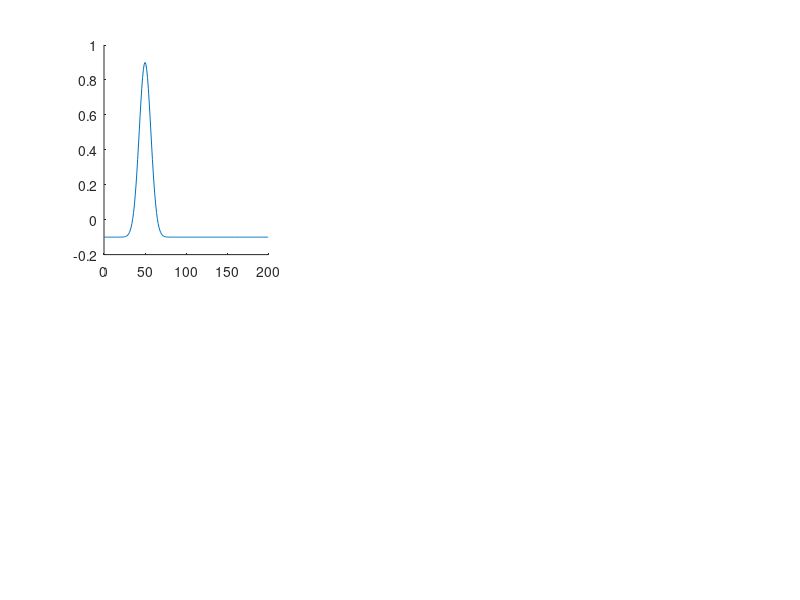

MATLAB code to generate this figure: (Note: this script raises an error after producing the figure.)




%%%%%%%%%%%%%%%%%%%%%%%%%%%%%%%%%%%%%%%% Neural Networks -  4 %%%%%%%%%%%%%%%%%%%%%%%%%%%%%%%%%%%%%%


clear;
clc;





%%   QUESTION 1   %%




%%%%%%%%%%%%%%%%%%%%%%%%%%%%%%%%%%%%%%%% setteing the neurons %%%%%%%%%%%%%%%%%%%%%%%%%%%%%%%%%%%%%%%%



% setting some variables:
neurons_num = 200;
W = zeros(neurons_num);
sigma1 = 10;


% the W's matrix (setting the synapses strengths and directions between each pair of neurons and neurons to themselves):
for i = 1:size(W,1)
    for j = 1:size(W,2)
        Di_j = min(abs(j-i), neurons_num - abs(j-i));
        W(i,j) = exp(-((Di_j^2)/(sigma1^2)))-0.1;
    end
end


% choosing one neuron for all demonstrations:
the_neuron = 100;


% 3 neurons for the upcoming demonstration (including "the_neuron"):
some_neurons  = [(the_neuron-50),the_neuron,(the_neuron+50)];


% plotting the synaptic weights (W) vs. the distance from a neuron:
figure('Units','normalized','position',[0 0 1 1]);
hold on;
subplot(2,3,1);
hold on;
plot((0:neurons_num),[W(200,some_neurons(1));W(:,some_neurons(1))]);
plot(0:neurons_num,zeros(neurons_num+1,1),LineStyle="--", Color='r');
xlabel('Neuron Number');
ylabel('Synaptic Weight [W]');
title({['Synaptic Weights [W] of neuron number ' num2str(some_neurons(1))]; '\rm considering the neuron numbers'});
subplot(2,3,2);
hold on;
plot((0:neurons_num),[W(200,some_neurons(2));W(:,some_neurons(2))], Color='g');
plot(0:neurons_num,zeros(neurons_num+1,1),LineStyle="--", Color='r');
xlabel('Neuron Number');
ylabel('Synaptic Weight [W]');
title({['Synaptic Weights [W] of neuron number ' num2str(some_neurons(2))]; '\rm considering the neuron numbers'});
subplot(2,3,3);
hold on;
plot((0:neurons_num),[W(200,some_neurons(3));W(:,some_neurons(3))], Color='m');
plot(0:neurons_num,zeros(neurons_num+1,1),LineStyle="--", Color='r');
xlabel('Neuron Number');
ylabel('Synaptic Weight [W]');
title({['Synaptic Weights [W] of neuron number ' num2str(some_neurons(3))]; '\rm considering the neuron numbers'});
subplot(2,3,4);
hold on;
plot((0:neurons_num)-some_neurons(1),[W(200,some_neurons(1));W(:,some_neurons(1))]);
plot((0:neurons_num)-some_neurons(1),zeros(neurons_num+1,1),LineStyle="--", Color='r');
xlabel('the Distance from the neuron');
ylabel('Synaptic Weight [W]');
title({['Synaptic Weights [W] of neuron number ' num2str(some_neurons(1))]; '\rm by the distance of neurons from this neuron'});
subplot(2,3,5);
hold on;
plot((0:neurons_num)-some_neurons(2),[W(200,some_neurons(2));W(:,some_neurons(2))], Color='g');
plot((0:neurons_num)-some_neurons(2),zeros(neurons_num+1,1),LineStyle="--", Color='r');
xlabel('Distance from the neuron');
ylabel('Synaptic Weight [W]');
title({['Synaptic Weights [W] of neuron number ' num2str(some_neurons(2))]; '\rm by the distance of neurons from this neuron'});
subplot(2,3,6);
hold on;
plot((0:neurons_num)-some_neurons(3),[W(200,some_neurons(3));W(:,some_neurons(3))], Color='m');
plot((0:neurons_num)-some_neurons(3),zeros(neurons_num+1,1),LineStyle="--", Color='r');
xlabel('Distance from the neuron');
ylabel('Synaptic Weight [W]');
title({['Synaptic Weights [W] of neuron number ' num2str(some_neurons(3))]; '\rm by the distance of neurons from this neuron'});
sgtitle({'\fontsize{14} \bf Synaptic Weights (W) vs. the Distance from a Neuron', '\fontsize{12} \rm 3 examples of chosen neurons', 'from 200 neurons affecting each other in a ring structure',''});
hold off;


% things related to time in [sec]:
Tau = 10;  
dt = 0.1;
Time = 0:dt:100;


% initial injected current to the chosen neuron in [nA]:
I_intensity = 50;
I_inj = zeros(neurons_num,length(Time));
I_inj(the_neuron, 1:11) = I_intensity;




%%%%%%%%%%%%%%%%%%%%%%%%%%%%%%%%%%%%% setteing the initial random conditions %%%%%%%%%%%%%%%%%%%%%%%%%%%%%%%%%%%%%



% initial random rates of neurons in [Hz]:
m = randperm(neurons_num);
n = 0.025:0.025:5;
rate = zeros(neurons_num,length(Time));
for k = 1:neurons_num
    rate(k,1) = n(m(k));
end


% normalizing the rates: 
rate(:,1) = rate(:,1)/max(rate(:,1));
R = rate(:,1);




%%%%%%%%%%%%%%%%%%%%%%%%%%%%%%%%% the calculation and representation of the results %%%%%%%%%%%%%%%%%%%%%%%%%%%%%%%%%



% the "rate" step (using the subplus function):
figure('Units','normalized','position',[0 0 1 1]);
vidfile = VideoWriter('center_neurons.avi');
open(vidfile);
for i = 1:(length(Time))
    % a movie of the model:
    plot((0:neurons_num),[R(200);R]);
    xlabel('Neuron Number');
    ylabel({'Rate (norm)'; '[Rate in the time mentioned [Hz]/the maximum value from all neurons Rates in that point in time]'});
    title({'\fontsize{14} Rate vs. Time', '\fontsize{12} \rm of 200 neurons affecting each other in a ring structure', 'starting with different random firing rates', ['\fontsize{12} \rm while neuron number ' num2str(the_neuron) ' gets a current of a current of ' num2str(I_inj(the_neuron, 1)) 'nA  for ' num2str(10*dt) 'sec at the beginning'], ['\bf Time = ' num2str(floor((i-1)*dt)) ' sec']});
    pause(0.05);
    frame = getframe(gcf);
    writeVideo(vidfile, frame);
    % rate step:
    R = R + dt*(1/Tau)*(-R + subplus(I_inj(:,i) + W*R));
    % normalizing:
    R = R/max(R);      
    rate(:,i+1) = R;
end
close(vidfile);
hold off;


% fixing the rate:
rate = rate(:,1:(size(rate,2)-1));


% plotting the activity of the chosen neuron VS time:
figure('Units','normalized','position',[0 0 1 1]);
hold on;
plot(Time,rate(the_neuron,:));
xlabel('Time [sec]');
ylabel({'Rate (norm)'; '[Rate in the time mentioned [Hz]/the maximum value from all neurons Rates in that point in time]'});
title({'\fontsize{14} Rate vs. Time', ['\fontsize{12} \rm of neuron number ' num2str(the_neuron)], 'who is the only one (from 200 neurons in a ring model, starting with random firing rates)', ['that got a current of ' num2str(I_inj(the_neuron, 1)) 'nA  for ' num2str(10*dt) 'sec at the beginning']});
hold off;





%%   QUESTION 2 (A) - creating a ring with a diversion to the left  %%




%%%%%%%%%%%%%%%%%%%%%%%%%%%%%%%%%%%%%%%% setteing the neurons %%%%%%%%%%%%%%%%%%%%%%%%%%%%%%%%%%%%%%%%



% setting some variables:
W_l = zeros(neurons_num);


% the W's matrix (setting the synapses strengths and directions between each pair of neurons and neurons to themselves):
for i = 1:size(W_l,1)
    for j = 1:size(W_l,2)
        Di_j = min(abs((j-2)-i), neurons_num - abs((j-2)-i));
        W_l(i,j) = exp(-((Di_j^2)/(sigma1^2)))-0.1;
    end
end


% plotting the synaptic weights (W) vs. the distance from a neuron:
figure('Units','normalized','position',[0 0 1 1]);
hold on;
subplot(2,3,1);
hold on;
plot((0:neurons_num),[W_l(200,some_neurons(1));W_l(:,some_neurons(1))]);
plot(0:neurons_num,zeros(neurons_num+1,1),LineStyle="--", Color='r');
xlabel('Neuron Number');
ylabel('Synaptic Weight [W]');
title({['Synaptic Weights [W] of neuron number ' num2str(some_neurons(1))]; '\rm considering the neuron numbers'});
subplot(2,3,2);
hold on;
plot((0:neurons_num),[W_l(200,some_neurons(2));W_l(:,some_neurons(2))], Color='g');
plot(0:neurons_num,zeros(neurons_num+1,1),LineStyle="--", Color='r');
xlabel('Neuron Number');
ylabel('Synaptic Weight [W]');
title({['Synaptic Weights [W] of neuron number ' num2str(some_neurons(2))]; '\rm considering the neuron numbers'});
subplot(2,3,3);
hold on;
plot((0:neurons_num),[W_l(200,some_neurons(3));W_l(:,some_neurons(3))], Color='m');
plot(0:neurons_num,zeros(neurons_num+1,1),LineStyle="--", Color='r');
xlabel('Neuron Number');
ylabel('Synaptic Weight [W]');
title({['Synaptic Weights [W] of neuron number ' num2str(some_neurons(3))]; '\rm considering the neuron numbers'});
subplot(2,3,4);
hold on;
plot((0:neurons_num)-some_neurons(1),[W_l(200,some_neurons(1));W_l(:,some_neurons(1))]);
plot((0:neurons_num)-some_neurons(1),zeros(neurons_num+1,1),LineStyle="--", Color='r');
xlabel('the Distance from the neuron');
ylabel('Synaptic Weight [W]');
title({['Synaptic Weights [W] of neuron number ' num2str(some_neurons(1))]; '\rm by the distance of neurons from this neuron'});
subplot(2,3,5);
hold on;
plot((0:neurons_num)-some_neurons(2),[W_l(200,some_neurons(2));W_l(:,some_neurons(2))], Color='g');
plot((0:neurons_num)-some_neurons(2),zeros(neurons_num+1,1),LineStyle="--", Color='r');
xlabel('Distance from the neuron');
ylabel('Synaptic Weight [W]');
title({['Synaptic Weights [W] of neuron number ' num2str(some_neurons(2))]; '\rm by the distance of neurons from this neuron'});
subplot(2,3,6);
hold on;
plot((0:neurons_num)-some_neurons(3),[W_l(200,some_neurons(3));W_l(:,some_neurons(3))], Color='m');
plot((0:neurons_num)-some_neurons(3),zeros(neurons_num+1,1),LineStyle="--", Color='r');
xlabel('Distance from the neuron');
ylabel('Synaptic Weight [W]');
title({['Synaptic Weights [W] of neuron number ' num2str(some_neurons(3))]; '\rm by the distance of neurons from this neuron'});
sgtitle({'\fontsize{12} Counterclockwise cells', '\fontsize{14} \bf Synaptic Weights (W) vs. the Distance from a Neuron', '\fontsize{12} \rm 3 examples of chosen neurons', 'from 200 neurons affecting each other in a ring structure',''});
hold off;


% initial injected current to the chosen neuron in [nA]:
I_inj = zeros(neurons_num,length(Time));
I_inj(the_neuron, 1:11) = I_intensity;




%%%%%%%%%%%%%%%%%%%%%%%%%%%%%%%%%%%%% setteing the initial random conditions %%%%%%%%%%%%%%%%%%%%%%%%%%%%%%%%%%%%%



% initial random rates of neurons in [Hz]:
m = randperm(neurons_num);
n = 0.025:0.025:5;
rate = zeros(neurons_num,length(Time));
for k = 1:neurons_num
    rate(k,1) = n(m(k));
end


% normalizing the rates: 
rate(:,1) = rate(:,1)/max(rate(:,1));
R = rate(:,1);




%%%%%%%%%%%%%%%%%%%%%%%%%%%%%%%%% the calculation and representation of the results %%%%%%%%%%%%%%%%%%%%%%%%%%%%%%%%%



% the "rate" step (using the subplus function):
figure('Units','normalized','position',[0 0 1 1]);
vidfile = VideoWriter('left_neurons.avi');
open(vidfile);
for i = 1:(length(Time))
    % a movie of the model:
    plot((0:neurons_num),[R(200);R]);
    xlabel('Neuron Number');
    ylabel({'Rate (norm)'; '[Rate in the time mentioned [Hz]/the maximum value from all neurons Rates in that point in time]'});
    title({'\fontsize{14} Rate vs. Time', '\fontsize{12} \rm (Counterclockwise cells)', 'of 200 neurons affecting each other in a ring structure', 'starting with different random firing rates', ['\fontsize{12} \rm while neuron number ' num2str(the_neuron) ' gets a current of a current of ' num2str(I_inj(the_neuron, 1)) 'nA  for ' num2str(10*dt) 'sec at the beginning'], ['\bf Time = ' num2str(floor((i-1)*dt)) ' sec']});
    pause(0.05);
    frame = getframe(gcf);
    writeVideo(vidfile, frame);
    % rate step:
    R = R + dt*(1/Tau)*(-R + subplus(I_inj(:,i) + W_l*R));
    % normalizing:
    R = R/max(R);
    rate(:,i+1) = R;
end
close(vidfile);
hold off;


% fixing the rate:
rate = rate(:,1:(size(rate,2)-1));


% plotting the activity of the chosen neuron VS time:
figure('Units','normalized','position',[0 0 1 1]);
hold on;
plot(Time,rate(the_neuron,:));
xlabel('Time [sec]');
ylabel({'Rate (norm)'; '[Rate in the time mentioned [Hz]/the maximum value from all neurons Rates in that point in time]'});
title({'\fontsize{14} Rate vs. Time', ['\fontsize{12} \rm of neuron number ' num2str(the_neuron) ' (from the Counterclockwise cells)'], 'who is the only one (from 200 neurons in a ring model, starting with random firing rates)', ['that got a current of ' num2str(I_inj(the_neuron, 1)) 'nA  for ' num2str(10*dt) 'sec at the beginning']});
hold off;





%%   QUESTION 2 (B) - creating a ring with a diversion to the right  %%




%%%%%%%%%%%%%%%%%%%%%%%%%%%%%%%%%%%%%%%% setteing the neurons %%%%%%%%%%%%%%%%%%%%%%%%%%%%%%%%%%%%%%%%



% setting some variables:
W_r = zeros(neurons_num);


% the W's matrix (setting the synapses strengths and directions between each pair of neurons and neurons to themselves):
for i = 1:size(W_r,1)
    for j = 1:size(W_r,2)
        Di_j = min(abs((j+2)-i), neurons_num - abs((j+2)-i));
        W_r(i,j) = exp(-((Di_j^2)/(sigma1^2)))-0.1;
    end
end


% plotting the synaptic weights (W) vs. the distance from a neuron:
figure('Units','normalized','position',[0 0 1 1]);
hold on;
subplot(2,3,1);
hold on;
plot((0:neurons_num),[W_r(200,some_neurons(1));W_r(:,some_neurons(1))]);
plot(0:neurons_num,zeros(neurons_num+1,1),LineStyle="--", Color='r');
xlabel('Neuron Number');
ylabel('Synaptic Weight [W]');
title({['Synaptic Weights [W] of neuron number ' num2str(some_neurons(1))]; '\rm considering the neuron numbers'});
subplot(2,3,2);
hold on;
plot((0:neurons_num),[W_r(200,some_neurons(2));W_r(:,some_neurons(2))], Color='g');
plot(0:neurons_num,zeros(neurons_num+1,1),LineStyle="--", Color='r');
xlabel('Neuron Number');
ylabel('Synaptic Weight [W]');
title({['Synaptic Weights [W] of neuron number ' num2str(some_neurons(2))]; '\rm considering the neuron numbers'});
subplot(2,3,3);
hold on;
plot((0:neurons_num),[W_r(200,some_neurons(3));W_r(:,some_neurons(3))], Color='m');
plot(0:neurons_num,zeros(neurons_num+1,1),LineStyle="--", Color='r');
xlabel('Neuron Number');
ylabel('Synaptic Weight [W]');
title({['Synaptic Weights [W] of neuron number ' num2str(some_neurons(3))]; '\rm considering the neuron numbers'});
subplot(2,3,4);
hold on;
plot((0:neurons_num)-some_neurons(1),[W_r(200,some_neurons(1));W_r(:,some_neurons(1))]);
plot((0:neurons_num)-some_neurons(1),zeros(neurons_num+1,1),LineStyle="--", Color='r');
xlabel('the Distance from the neuron');
ylabel('Synaptic Weight [W]');
title({['Synaptic Weights [W] of neuron number ' num2str(some_neurons(1))]; '\rm by the distance of neurons from this neuron'});
subplot(2,3,5);
hold on;
plot((0:neurons_num)-some_neurons(2),[W_r(200,some_neurons(2));W_r(:,some_neurons(2))], Color='g');
plot((0:neurons_num)-some_neurons(2),zeros(neurons_num+1,1),LineStyle="--", Color='r');
xlabel('Distance from the neuron');
ylabel('Synaptic Weight [W]');
title({['Synaptic Weights [W] of neuron number ' num2str(some_neurons(2))]; '\rm by the distance of neurons from this neuron'});
subplot(2,3,6);
hold on;
plot((0:neurons_num)-some_neurons(3),[W_r(200,some_neurons(3));W_r(:,some_neurons(3))], Color='m');
plot((0:neurons_num)-some_neurons(3),zeros(neurons_num+1,1),LineStyle="--", Color='r');
xlabel('Distance from the neuron');
ylabel('Synaptic Weight [W]');
title({['Synaptic Weights [W] of neuron number ' num2str(some_neurons(3))]; '\rm by the distance of neurons from this neuron'});
sgtitle({'\fontsize{12} Clockwise cells', '\fontsize{14} \bf Synaptic Weights (W) vs. the Distance from a Neuron', '\fontsize{12} \rm 3 examples of chosen neurons', 'from 200 neurons affecting each other in a ring structure',''});
hold off;


% initial injected current to the chosen neuron in [nA]:
I_inj = zeros(neurons_num,length(Time));
I_inj(the_neuron, 1:11) = I_intensity;




%%%%%%%%%%%%%%%%%%%%%%%%%%%%%%%%%%%%% setteing the initial random conditions %%%%%%%%%%%%%%%%%%%%%%%%%%%%%%%%%%%%%



% initial random rates of neurons in [Hz]:
m = randperm(neurons_num);
n = 0.025:0.025:5;
rate = zeros(neurons_num,length(Time));
for k = 1:neurons_num
    rate(k,1) = n(m(k));
end


% normalizing the rates: 
rate(:,1) = rate(:,1)/max(rate(:,1));
R = rate(:,1);




%%%%%%%%%%%%%%%%%%%%%%%%%%%%%%%%% the calculation and representation of the results %%%%%%%%%%%%%%%%%%%%%%%%%%%%%%%%%



% the "rate" step (using the subplus function):
figure('Units','normalized','position',[0 0 1 1]);
vidfile = VideoWriter('right_neurons.avi');
open(vidfile);
for i = 1:(length(Time))
    % a movie of the model:
    plot((0:neurons_num),[R(200);R]);
    xlabel('Neuron Number');
    ylabel({'Rate (norm)'; '[Rate in the time mentioned [Hz]/the maximum value from all neurons Rates in that point in time]'});
    title({'\fontsize{14} Rate vs. Time', '\fontsize{12} \rm (Clockwise cells)', 'of 200 neurons affecting each other in a ring structure', 'starting with different random firing rates', ['\fontsize{12} \rm while neuron number ' num2str(the_neuron) ' gets a current of a current of ' num2str(I_inj(the_neuron, 1)) 'nA  for ' num2str(10*dt) 'sec at the beginning'], ['\bf Time = ' num2str(floor((i-1)*dt)) ' sec']});
    pause(0.05);
    frame = getframe(gcf);
    writeVideo(vidfile, frame);
    % rate step:
    R = R + dt*(1/Tau)*(-R + subplus(I_inj(:,i) + W_r*R));
    % normalizing:
    R = R/max(R);
    rate(:,i+1) = R;
end
close(vidfile);
hold off;


% fixing the rate:
rate = rate(:,1:(size(rate,2)-1));


% plotting the activity of the chosen neuron VS time:
figure('Units','normalized','position',[0 0 1 1]);
hold on;
plot(Time,rate(the_neuron,:));
xlabel('Time [sec]');
ylabel({'Rate (norm)'; '[Rate in the time mentioned [Hz]/the maximum value from all neurons Rates in that point in time]'});
title({'\fontsize{14} Rate vs. Time', ['\fontsize{12} \rm of neuron number ' num2str(the_neuron) ' (from the Clockwise cells)'], 'who is the only one (from 200 neurons in a ring model, starting with random firing rates)', ['that got a current of ' num2str(I_inj(the_neuron, 1)) 'nA  for ' num2str(10*dt) 'sec at the beginning']});
hold off;





%%   QUESTION 3   %% 




%%%%%%%%%%%%%%%%%%%%%%%%%%%%%%%%%%%%%%%% setteing the neurons %%%%%%%%%%%%%%%%%%%%%%%%%%%%%%%%%%%%%%%%



% injected current in [nA]:
I_inj_l = zeros(neurons_num,length(Time));
I_inj_l(:, 200:400) = I_intensity;
I_inj_r = zeros(neurons_num,length(Time));
I_inj_r(:, 600:800) = I_intensity;




%%%%%%%%%%%%%%%%%%%%%%%%%%%%%%%%% setteing the initial random conditions %%%%%%%%%%%%%%%%%%%%%%%%%%%%%%%%%



% initial random rates of neurons in [Hz]:
m = randperm(neurons_num);
n = 0.025:0.025:5;


% centered neurons:
rate_c = zeros(neurons_num,length(Time));
for k = 1:neurons_num
    rate_c(k,1) = n(m(k));
end
% normalizing the rates: 
rate_c(:,1) = rate_c(:,1)/max(rate_c(:,1));
R_c = rate_c(:,1);


% counterclockwise neurons:
rate_l = zeros(neurons_num,length(Time));
for k = 1:neurons_num
    rate_l(k,1) = n(m(k));
end
% normalizing the rates: 
rate_l(:,1) = rate_l(:,1)/max(rate_l(:,1));
R_l = rate_l(:,1);


% clockwise neurons:
rate_r = zeros(neurons_num,length(Time));
for k = 1:neurons_num
    rate_r(k,1) = n(m(k));
end
% normalizing the rates: 
rate_r(:,1) = rate_r(:,1)/max(rate_r(:,1));
R_r = rate_r(:,1);




%%%%%%%%%%%%%%%%%%%%%%%%%%%%%%%%% the calculation and representation of the results %%%%%%%%%%%%%%%%%%%%%%%%%%%%%%%%%



% the "rate" step (using the subplus function):
figure('Units','normalized','position',[0 0 1 1]);
vidfile = VideoWriter('all_neurons.avi');
open(vidfile);
for i = 1:(length(Time))
    % a movie of the model:
    subplot(3,1,1);
    plot((0:neurons_num),[rate_c(200,i);rate_c(:,i)]);
    xlabel('Neuron Number');
    title({'\fontsize{12} Pure cells (main ring):', '\fontsize{10} \rm 200 neurons affecting each other (and affected by neurons from 2 other rings) in a ring structure'});
    subplot(3,1,2);
    plot((0:neurons_num),[rate_l(200,i);rate_l(:,i)], Color='r');
    ylim([min(rate_l(:,i)) 1]);
    xlabel('Neuron Number');
    ylabel({'Rate (norm)'; '[Rate in the time mentioned [Hz]/the maximum value from all neurons Rates in this ring in that point of time]'});
    title({'', '\fontsize{12} Counterclockwise cells:', '\fontsize{10} \rm 200 neurons affecting each other (and affected by neurons from 2 other rings) in a ring structure'});
    subplot(3,1,3);
    plot((0:neurons_num),[rate_r(200,i);rate_r(:,i)], Color='g');
    ylim([min(rate_r(:,i)) 1]);
    xlabel('Neuron Number');
    title({'', '\fontsize{12} Clockwise cells:', '\fontsize{10} \rm 200 neurons affecting each other (and affected by neurons from 2 other rings) in a ring structure'});
    if I_inj_l(1,i) == I_intensity
        sgtitle({'\fontsize{14} \bf Rate vs. Time', '\fontsize{12} \rm of 600 neurons affecting each other in 3 different ring structures, starting with random firing rates', ['\bf Time = ' num2str(floor((i-1)*dt)) ' sec'], '\color{red} Head rotation to the left (current injected to the ring of the counterclockwise cells)'});
    elseif I_inj_r(1,i) == I_intensity
        sgtitle({'\fontsize{14} \bf Rate vs. Time', '\fontsize{12} \rm of 600 neurons affecting each other in 3 different ring structures, starting with random firing rates', ['\bf Time = ' num2str(floor((i-1)*dt)) ' sec'], '\color{green} Head rotation to the right (current injected to the ring of the clockwise cells)'});
    else
        sgtitle({'\fontsize{14} \bf Rate vs. Time', '\fontsize{12} \rm of 600 neurons affecting each other in 3 different ring structures, starting with random firing rates', ['\bf Time = ' num2str(floor((i-1)*dt)) ' sec']});
    end
    pause(0.05);
    frame = getframe(gcf);
    writeVideo(vidfile, frame);
    % rate step:
    R_c = rate_c(:,i) + dt*(1/Tau)*(-rate_c(:,i) + subplus(W*rate_c(:,i) + W*rate_l(:,i) + W*rate_r(:,i)));
    R_l = rate_l(:,i) + dt*(1/Tau)*(-rate_l(:,i) + subplus(W_l*rate_l(:,i) + W*rate_c(:,i) + W*rate_r(:,i)) + I_inj_l(:,i));
    R_r = rate_r(:,i) + dt*(1/Tau)*(-rate_r(:,i) + subplus(W_r*rate_r(:,i) + W*rate_c(:,i) + W*rate_l(:,i)) + I_inj_r(:,i));
    % normalizing: 
    R_c = R_c/max(R_c);
    rate_c(:,i+1) = R_c;
    R_l = R_l/max(R_l);
    rate_l(:,i+1) = R_l;
    R_r = R_r/max(R_r);
    rate_r(:,i+1) = R_r;
end
close(vidfile);
hold off;


% fixing the rate:
rate_c = rate_c(:,1:(size(rate_c,2)-1));
rate_l = rate_l(:,1:(size(rate_l,2)-1));
rate_r = rate_r(:,1:(size(rate_r,2)-1));




